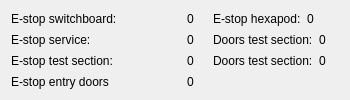
                     <widget class="QWidget" name="widget_207" native="true">
                      <layout class="QGridLayout" name="gridLayout_2">
                       <item row="0" column="0">
                        <widget class="QWidget" name="widget_40" native="true">
                         <property name="maximumSize">
                          <size>
                           <width>16777215</width>
                           <height>30</height>
                          </size>
                         </property>
                         <layout class="QHBoxLayout" name="horizontalLayout_36">
                          <property name="leftMargin">
                           <number>0</number>
                          </property>
                          <property name="topMargin">
                           <number>0</number>
                          </property>
                          <property name="rightMargin">
                           <number>0</number>
                          </property>
                          <property name="bottomMargin">
                           <number>0</number>
                          </property>
                          <item>
                           <widget class="QLabel" name="label_74">
                            <property name="minimumSize">
                             <size>
                              <width>170</width>
                              <height>0</height>
                             </size>
                            </property>
                            <property name="maximumSize">
                             <size>
                              <width>250</width>
                              <height>16777215</height>
                             </size>
                            </property>
                            <property name="text">
                             <string>E-stop switchboard:</string>
                            </property>
                           </widget>
                          </item>
                          <item>
                           <widget class="QLabel" name="est_converter_ld">
                            <property name="maximumSize">
                             <size>
                              <width>25</width>
                              <height>25</height>
                             </size>
                            </property>
                            <property name="text">
                             <string>0</string>
                            </property>
                           </widget>
                          </item>
                          <item>
                           <widget class="QLabel" name="label_76">
                            <property name="text">
                             <string/>
                            </property>
                           </widget>
                          </item>
                         </layout>
                        </widget>
                       </item>
                       <item row="0" column="1">
                        <widget class="QWidget" name="widget_44" native="true">
                         <property name="maximumSize">
                          <size>
                           <width>16777215</width>
                           <height>30</height>
                          </size>
                         </property>
                         <layout class="QHBoxLayout" name="horizontalLayout_40">
                          <property name="leftMargin">
                           <number>0</number>
                          </property>
                          <property name="topMargin">
                           <number>0</number>
                          </property>
                          <property name="rightMargin">
                           <number>0</number>
                          </property>
                          <property name="bottomMargin">
                           <number>0</number>
                          </property>
                          <item>
                           <widget class="QLabel" name="label_86">
                            <property name="maximumSize">
                             <size>
                              <width>250</width>
                              <height>16777215</height>
                             </size>
                            </property>
                            <property name="text">
                             <string>E-stop hexapod:</string>
                            </property>
                           </widget>
                          </item>
                          <item>
                           <widget class="QLabel" name="est_hexapod_ld">
                            <property name="maximumSize">
                             <size>
                              <width>25</width>
                              <height>25</height>
                             </size>
                            </property>
                            <property name="text">
                             <string>0</string>
                            </property>
                           </widget>
                          </item>
                          <item>
                           <widget class="QLabel" name="label_88">
                            <property name="text">
                             <string/>
                            </property>
                           </widget>
                          </item>
                         </layout>
                        </widget>
                       </item>
                       <item row="1" column="0">
                        <widget class="QWidget" name="widget_35" native="true">
                         <property name="maximumSize">
                          <size>
                           <width>16777215</width>
                           <height>30</height>
                          </size>
                         </property>
                         <layout class="QHBoxLayout" name="horizontalLayout_35">
                          <property name="leftMargin">
                           <number>0</number>
                          </property>
                          <property name="topMargin">
                           <number>0</number>
                          </property>
                          <property name="rightMargin">
                           <number>0</number>
                          </property>
                          <property name="bottomMargin">
                           <number>0</number>
                          </property>
                          <item>
                           <widget class="QLabel" name="label_71">
                            <property name="minimumSize">
                             <size>
                              <width>170</width>
                              <height>0</height>
                             </size>
                            </property>
                            <property name="maximumSize">
                             <size>
                              <width>250</width>
                              <height>16777215</height>
                             </size>
                            </property>
                            <property name="text">
                             <string>E-stop service:</string>
                            </property>
                           </widget>
                          </item>
                          <item>
                           <widget class="QLabel" name="est_service_ld">
                            <property name="maximumSize">
                             <size>
                              <width>25</width>
                              <height>25</height>
                             </size>
                            </property>
                            <property name="text">
                             <string>0</string>
                            </property>
                           </widget>
                          </item>
                          <item>
                           <widget class="QLabel" name="label_73">
                            <property name="text">
                             <string/>
                            </property>
                           </widget>
                          </item>
                         </layout>
                        </widget>
                       </item>
                       <item row="1" column="1">
                        <widget class="QWidget" name="widget_43" native="true">
                         <property name="maximumSize">
                          <size>
                           <width>16777215</width>
                           <height>30</height>
                          </size>
                         </property>
                         <layout class="QHBoxLayout" name="horizontalLayout_39">
                          <property name="leftMargin">
                           <number>0</number>
                          </property>
                          <property name="topMargin">
                           <number>0</number>
                          </property>
                          <property name="rightMargin">
                           <number>0</number>
                          </property>
                          <property name="bottomMargin">
                           <number>0</number>
                          </property>
                          <item>
                           <widget class="QLabel" name="label_83">
                            <property name="maximumSize">
                             <size>
                              <width>250</width>
                              <height>16777215</height>
                             </size>
                            </property>
                            <property name="text">
                             <string>Doors test section:</string>
                            </property>
                           </widget>
                          </item>
                          <item>
                           <widget class="QLabel" name="est_doors_meas_space_ld">
                            <property name="maximumSize">
                             <size>
                              <width>25</width>
                              <height>26</height>
                             </size>
                            </property>
                            <property name="text">
                             <string>0</string>
                            </property>
                           </widget>
                          </item>
                          <item>
                           <widget class="QLabel" name="label_85">
                            <property name="text">
                             <string/>
                            </property>
                           </widget>
                          </item>
                         </layout>
                        </widget>
                       </item>
                       <item row="2" column="0">
                        <widget class="QWidget" name="widget_42" native="true">
                         <property name="maximumSize">
                          <size>
                           <width>16777215</width>
                           <height>30</height>
                          </size>
                         </property>
                         <layout class="QHBoxLayout" name="horizontalLayout_38">
                          <property name="leftMargin">
                           <number>0</number>
                          </property>
                          <property name="topMargin">
                           <number>0</number>
                          </property>
                          <property name="rightMargin">
                           <number>0</number>
                          </property>
                          <property name="bottomMargin">
                           <number>0</number>
                          </property>
                          <item>
                           <widget class="QLabel" name="label_80">
                            <property name="minimumSize">
                             <size>
                              <width>170</width>
                              <height>0</height>
                             </size>
                            </property>
                            <property name="maximumSize">
                             <size>
                              <width>250</width>
                              <height>16777215</height>
                             </size>
                            </property>
                            <property name="text">
                             <string>E-stop test section:</string>
                            </property>
                           </widget>
                          </item>
                          <item>
                           <widget class="QLabel" name="est_measure_space_ld">
                            <property name="maximumSize">
                             <size>
                              <width>25</width>
                              <height>25</height>
                             </size>
                            </property>
                            <property name="text">
                             <string>0</string>
                            </property>
                           </widget>
                          </item>
                          <item>
                           <widget class="QLabel" name="label_82">
                            <property name="text">
                             <string/>
                            </property>
                           </widget>
                          </item>
                         </layout>
                        </widget>
                       </item>
                       <item row="2" column="1">
                        <widget class="QWidget" name="widget_46" native="true">
                         <property name="maximumSize">
                          <size>
                           <width>16777215</width>
                           <height>30</height>
                          </size>
                         </property>
                         <layout class="QHBoxLayout" name="horizontalLayout_42">
                          <property name="leftMargin">
                           <number>0</number>
                          </property>
                          <property name="topMargin">
                           <number>0</number>
                          </property>
                          <property name="rightMargin">
                           <number>0</number>
                          </property>
                          <property name="bottomMargin">
                           <number>0</number>
                          </property>
                          <item>
                           <widget class="QLabel" name="label_92">
                            <property name="maximumSize">
                             <size>
                              <width>250</width>
                              <height>16777215</height>
                             </size>
                            </property>
                            <property name="text">
                             <string>Doors test section:</string>
                            </property>
                           </widget>
                          </item>
                          <item>
                           <widget class="QLabel" name="est_doors_meas_space_ld_2">
                            <property name="maximumSize">
                             <size>
                              <width>25</width>
                              <height>25</height>
                             </size>
                            </property>
                            <property name="text">
                             <string>0</string>
                            </property>
                           </widget>
                          </item>
                          <item>
                           <widget class="QLabel" name="label_94">
                            <property name="text">
                             <string/>
                            </property>
                           </widget>
                          </item>
                         </layout>
                        </widget>
                       </item>
                       <item row="3" column="0">
                        <widget class="QWidget" name="widget_41" native="true">
                         <property name="maximumSize">
                          <size>
                           <width>16777215</width>
                           <height>30</height>
                          </size>
                         </property>
                         <layout class="QHBoxLayout" name="horizontalLayout_37">
                          <property name="leftMargin">
                           <number>0</number>
                          </property>
                          <property name="topMargin">
                           <number>0</number>
                          </property>
                          <property name="rightMargin">
                           <number>0</number>
                          </property>
                          <property name="bottomMargin">
                           <number>0</number>
                          </property>
                          <item>
                           <widget class="QLabel" name="label_77">
                            <property name="minimumSize">
                             <size>
                              <width>170</width>
                              <height>0</height>
                             </size>
                            </property>
                            <property name="maximumSize">
                             <size>
                              <width>250</width>
                              <height>16777215</height>
                             </size>
                            </property>
                            <property name="text">
                             <string>E-stop entry doors</string>
                            </property>
                           </widget>
                          </item>
                          <item>
                           <widget class="QLabel" name="est_entry_doors_ld">
                            <property name="maximumSize">
                             <size>
                              <width>25</width>
                              <height>25</height>
                             </size>
                            </property>
                            <property name="text">
                             <string>0</string>
                            </property>
                           </widget>
                          </item>
                          <item>
                           <widget class="QLabel" name="label_79">
                            <property name="text">
                             <string/>
                            </property>
                           </widget>
                          </item>
                         </layout>
                        </widget>
                       </item>
                      </layout>
                     </widget>
